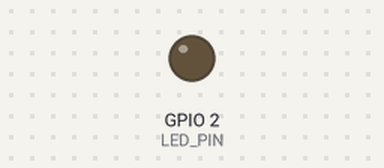
Recording of a sketch running on a simulated ESP32. Parts: output pins drawn as LEDs (lit = HIGH). WiFi joins after 1.5 s; servers stay silent unless stated; uploads are accepted with an empty reply; random numbers use the default seed unless the sketch sets one; what the sketch prints to the serial monitor is not drawn.

Above: at 2.7 s.
At 9.1 s:
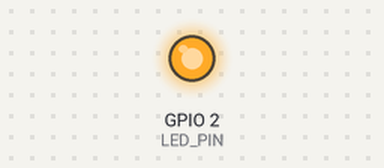
Timing chart, 0 to 9.4 s (numbered marks = the images above):
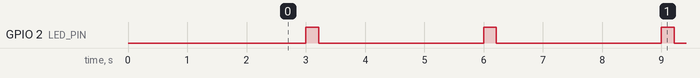

The sketch:

esp32_random_sender.ino
```cpp
/*
  ESP32 Random Text & Telemetry Data Sender (Setiap 3 Detik)
  Proyek: ESP32 Monitoring System (Laragon + Express + Vue 3)

  Deskripsi:
  Program ini menghubungkan ESP32 ke jaringan Wi-Fi lokal dan mengirimkan
  teks acak serta kode acak ke backend setiap 3 detik sekali via HTTP POST JSON.
*/

#include <WiFi.h>
#include <HTTPClient.h>

// ================= KONFIGURASI WI-FI =================
const char* WIFI_SSID     = "NAMA_WIFI_ANDA";       // Ganti dengan SSID Wi-Fi Anda
const char* WIFI_PASSWORD = "PASSWORD_WIFI_ANDA";   // Ganti dengan Password Wi-Fi Anda

// ================= KONFIGURASI SERVER =================
// Ganti IP jika IP komputer Anda berubah (cek dengan 'ipconfig' di terminal)
const char* SERVER_URL    = "http://192.168.108.12:3000/api/data";
const char* DEVICE_ID     = "esp32-node-01";

// Interval pengiriman data: 3000 milidetik = 3 detik
const unsigned long SEND_INTERVAL_MS = 3000;

// Pin LED internal (indikator saat proses kirim)
#if defined(LED_BUILTIN)
  const int LED_PIN = LED_BUILTIN;
#else
  const int LED_PIN = 2; // Default pin LED di banyak board ESP32
#endif

// ================= VARIABEL GLOBAL =================
unsigned long lastSendTime = 0;
unsigned long packetCounter = 0;

// Daftar teks / pesan acak
const char* daftarPesan[] = {
  "Sistem beroperasi normal",
  "Kondisi lingkungan aman",
  "Pendeteksian aktivitas zona 1",
  "Sensor membaca getaran ringan",
  "Pintu akses utama terkunci",
  "Temperatur ruang optimal",
  "Koneksi jaringan Wi-Fi lancar",
  "Pembaruan status perangkat siap",
  "Peringatan pergerakan terdeteksi",
  "Baterai dalam kondisi prima"
};
const int totalPesan = sizeof(daftarPesan) / sizeof(daftarPesan[0]);

// Fungsi membuat kode string teks acak (contoh: "TXT-7K2M")
String generateRandomCode(int panjang) {
  const char karakter[] = "ABCDEFGHIJKLMNOPQRSTUVWXYZ0123456789";
  String hasil = "TXT-";
  for (int i = 0; i < panjang; i++) {
    hasil += karakter[random(0, sizeof(karakter) - 1)];
  }
  return hasil;
}

// Fungsi koneksi Wi-Fi
void connectWiFi() {
  Serial.println();
  Serial.print("[WiFi] Menghubungkan ke: ");
  Serial.println(WIFI_SSID);

  WiFi.mode(WIFI_STA);
  WiFi.begin(WIFI_SSID, WIFI_PASSWORD);

  int attempts = 0;
  while (WiFi.status() != WL_CONNECTED && attempts < 30) {
    delay(500);
    Serial.print(".");
    attempts++;
  }

  if (WiFi.status() == WL_CONNECTED) {
    Serial.println();
    Serial.println("[WiFi] Berhasil terhubung!");
    Serial.print("[WiFi] IP ESP32: ");
    Serial.println(WiFi.localIP());
  } else {
    Serial.println();
    Serial.println("[WiFi] Gagal terhubung! Periksa SSID & Password.");
  }
}

// Fungsi mengirim teks random ke backend setiap 3 detik
void sendRandomText() {
  if (WiFi.status() != WL_CONNECTED) {
    Serial.println("[WiFi] Terputus, mencoba menghubungkan ulang...");
    WiFi.reconnect();
    return;
  }

  // Nyalakan LED sesaat saat mengirim
  digitalWrite(LED_PIN, HIGH);

  packetCounter++;

  // 1. Ambil teks pesan acak dan kode teks acak
  int indexAcak = random(0, totalPesan);
  String teksPesan = daftarPesan[indexAcak];
  String kodeAcak = generateRandomCode(4);
  int nilaiAcak = random(10, 100);

  // 2. Susun format JSON string
  String jsonPayload = "{";
  jsonPayload += "\"device_id\":\"" + String(DEVICE_ID) + "\",";
  jsonPayload += "\"data\":{";
  jsonPayload += "\"pesan_teks\":\"" + teksPesan + "\",";
  jsonPayload += "\"kode_acak\":\"" + kodeAcak + "\",";
  jsonPayload += "\"nilai\":" + String(nilaiAcak) + ",";
  jsonPayload += "\"paket_ke\":" + String(packetCounter) + ",";
  jsonPayload += "\"rssi_dbm\":" + String(WiFi.RSSI());
  jsonPayload += "}";
  jsonPayload += "}";

  Serial.println("--------------------------------------------------");
  Serial.print("[HTTP POST 3s] Paket ke #");
  Serial.println(packetCounter);
  Serial.print("[Payload] ");
  Serial.println(jsonPayload);

  // 3. Inisialisasi HTTPClient
  HTTPClient http;
  http.begin(SERVER_URL);
  http.addHeader("Content-Type", "application/json");
  http.setTimeout(2500); // Batas respons 2.5 detik

  // 4. Kirim data
  int httpResponseCode = http.POST(jsonPayload);

  if (httpResponseCode > 0) {
    Serial.print("[Sukses] Kode HTTP: ");
    Serial.println(httpResponseCode);
    String responseBody = http.getString();
    Serial.print("[Server] ");
    Serial.println(responseBody);
  } else {
    Serial.print("[Error] Pengiriman gagal: ");
    Serial.println(http.errorToString(httpResponseCode).c_str());
  }

  http.end();

  // Matikan LED
  digitalWrite(LED_PIN, LOW);
}

void setup() {
  Serial.begin(115200);
  delay(1000);

  pinMode(LED_PIN, OUTPUT);
  digitalWrite(LED_PIN, LOW);

  // Seed acak berdasarkan noise pin analog
  randomSeed(analogRead(0) + micros());

  Serial.println();
  Serial.println("==================================================");
  Serial.println("   ESP32 Auto Sender (Setiap 3 Detik Teks Acak)   ");
  Serial.println("==================================================");

  connectWiFi();
}

void loop() {
  unsigned long currentMillis = millis();

  // Logic: kirim data persis setiap 3000 ms (3 detik)
  if (currentMillis - lastSendTime >= SEND_INTERVAL_MS) {
    lastSendTime = currentMillis;
    sendRandomText();
  }
}
```

Measured:
- by itself, GPIO 2 (LED_PIN): alternates HIGH for 0.22 s and LOW for 2.8 s
